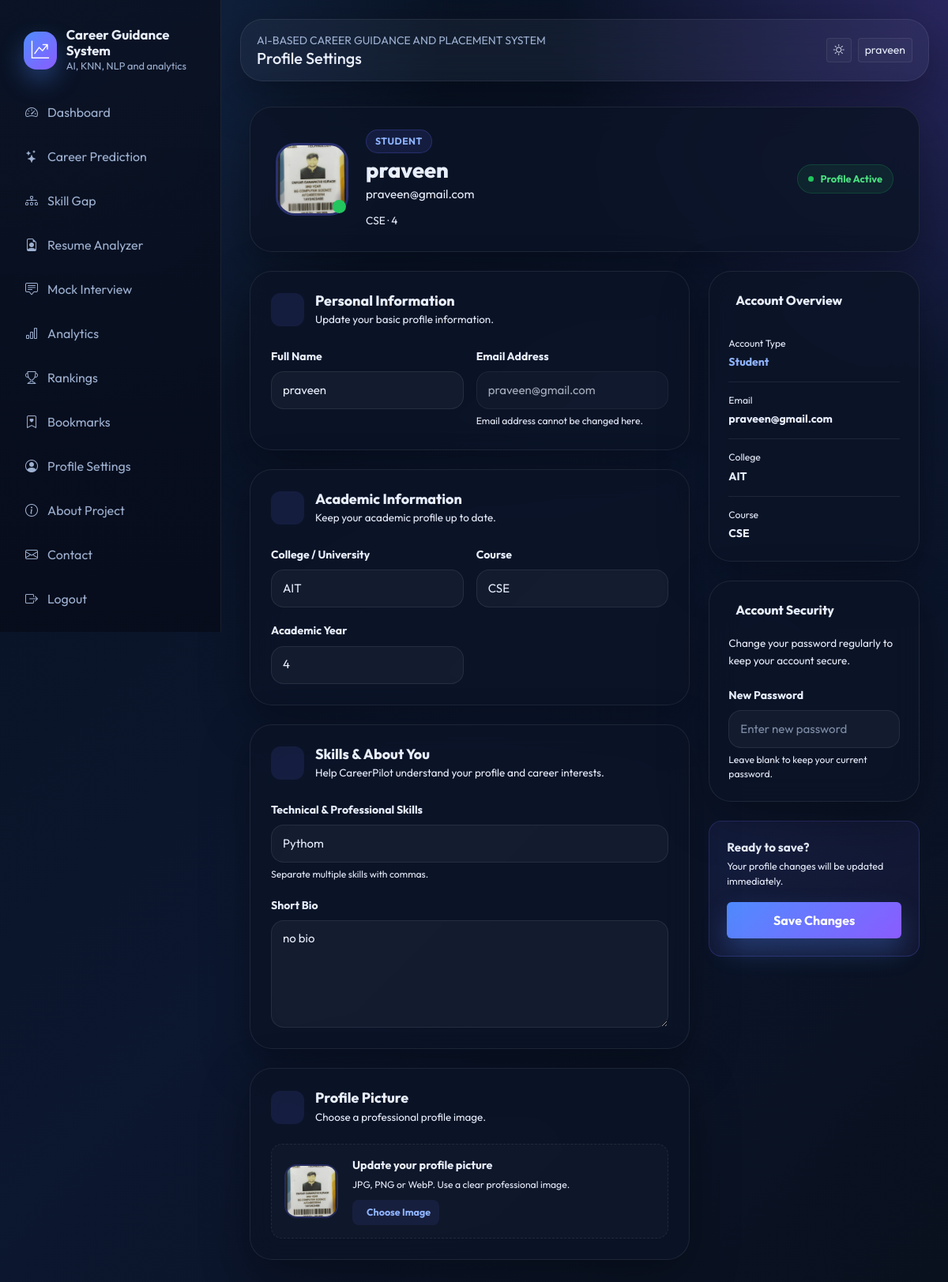
Before: /auth/profile (signed in) with the older database file.
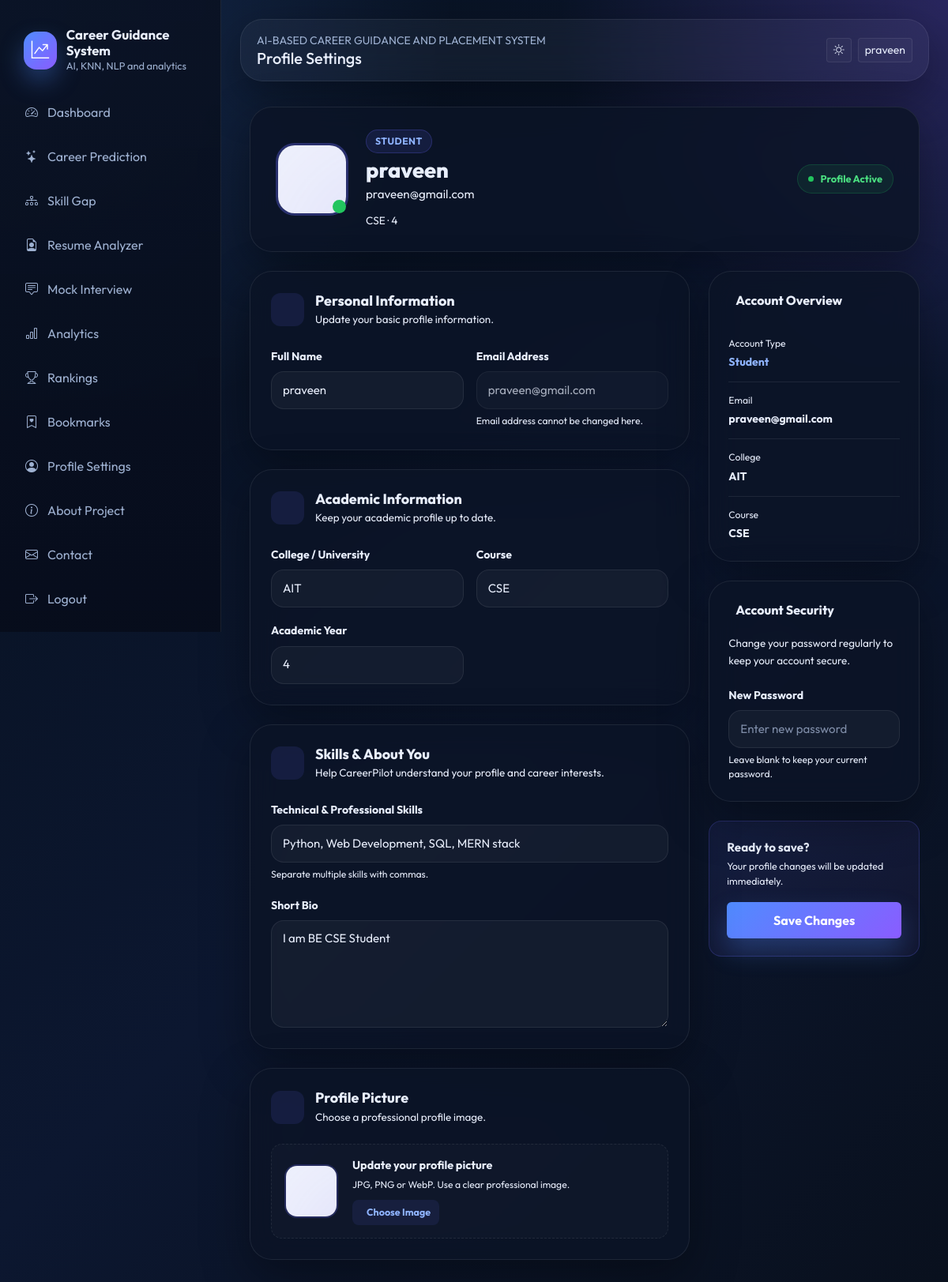
After: the same page with the newer database file.
### models/db_models.py (models this page shows, shortened)
class TimestampMixin:
    created_at = db.Column(db.DateTime, default=datetime.utcnow, nullable=False)
    updated_at = db.Column(db.DateTime, default=datetime.utcnow, onupdate=datetime.utcnow, nullable=False)

class User(UserMixin, TimestampMixin, db.Model):
    __tablename__ = "users"
    id = db.Column(db.Integer, primary_key=True)
    full_name = db.Column(db.String(120), nullable=False)
    email = db.Column(db.String(150), unique=True, nullable=False, index=True)
    password_hash = db.Column(db.String(255), nullable=False)
    role = db.Column(db.String(20), default="student", nullable=False)
    college = db.Column(db.String(150))
    course = db.Column(db.String(120))
    year = db.Column(db.String(20))
    bio = db.Column(db.Text)
    photo = db.Column(db.String(255), default="default-avatar.svg")
    skills_json = db.Column(db.Text)
    is_active = db.Column(db.Boolean, default=True, nullable=False)
    last_login = db.Column(db.DateTime)
    career_predictions = db.relationship("CareerPrediction", backref="user", lazy=True, cascade="all, delete-orphan")
    resumes = db.relationship("Resume", backref="user", lazy=True, cascade="all, delete-orphan")
    interviews = db.relationship("InterviewResult", backref="user", lazy=True, cascade="all, delete-orphan")
    gaps = db.relationship("SkillGapAnalysis", backref="user", lazy=True, cascade="all, delete-orphan")
    bookmarks = db.relationship("CareerBookmark", backref="user", lazy=True, cascade="all, delete-orphan")

### routes/auth.py (the view, shortened to what this page needs)
@auth_bp.route("/profile", methods=["GET", "POST"])
@login_required
def profile():
    profile_skills = ", ".join(json_loads(current_user.skills_json, []))
    return render_template("auth/profile.html", profile_skills=profile_skills)

### app.py (called while the page is built)
@login_manager.user_loader
def load_user(user_id):
    return User.query.get(int(user_id))

### utils/helpers.py (called while the page is built)
def json_loads(value, default=None):
    if not value:
        return default if default is not None else []
    try:
        return json.loads(value)
    except Exception:
        return default if default is not None else []

### templates/auth/profile.html (shortened to what this page needs)
{% extends "base.html" %}
{% block page_title %}Profile Settings{% endblock %}
{% block content %}
<div class="container py-4 profile-page">
  <div class="profile-hero glass-card mb-4">
    <div class="profile-hero-content">
      <div class="profile-avatar-wrapper">
        <img
          src="{{ url_for('static', filename='uploads/' ~ current_user.photo) }}"
          class="profile-avatar"
          alt="Profile photo"
        >
        <div class="profile-avatar-status"></div>
      </div>
      <div class="profile-identity">
        <div class="profile-role">
          {{ current_user.role|capitalize }}
        </div>
        <h2>{{ current_user.full_name }}</h2>
        <p>
          {{ current_user.email }}
        </p>
        {% if current_user.course %}
        <span class="profile-meta">
          {{ current_user.course }}
          {% if current_user.year %}
            · {{ current_user.year }}
          {% endif %}
        </span>
        {% endif %}
      </div>
    </div>
    <div class="profile-header-badge">
      <span class="profile-badge-dot"></span>
      Profile Active
    </div>
  </div>
  <form method="post"
        enctype="multipart/form-data"
        data-loading-form>
    <div class="row g-4 align-items-start">
      <div class="col-lg-8">
        <div class="glass-card profile-section mb-4">
          <div class="section-heading">
            <div class="section-icon">
            </div>
            <div>
              <h4>Personal Information</h4>
              <p>Update your basic profile information.</p>
            </div>
          </div>
          <div class="row g-3">
            <div class="col-md-6">
              <label class="form-label">Full Name</label>
              <input
                type="text"
                class="form-control"
                name="full_name"
                value="{{ current_user.full_name }}"
                placeholder="Enter your full name"
              >
            </div>
            <div class="col-md-6">
              <label class="form-label">Email Address</label>
              <input
                type="email"
                class="form-control"
                value="{{ current_user.email }}"
                disabled
              >
              <div class="field-help">
                Email address cannot be changed here.
              </div>
            </div>
          </div>
        </div>
        <div class="glass-card profile-section mb-4">
          <div class="section-heading">
            <div class="section-icon">
            </div>
            <div>
              <h4>Academic Information</h4>
              <p>Keep your academic profile up to date.</p>
            </div>
          </div>
          <div class="row g-3">
            <div class="col-md-6">
              <label class="form-label">College / University</label>
              <input
                type="text"
                class="form-control"
                name="college"
                value="{{ current_user.college or '' }}"
                placeholder="Enter your college"
              >
            </div>
            <div class="col-md-6">
              <label class="form-label">Course</label>
              <input
                type="text"
                class="form-control"
                name="course"
                value="{{ current_user.course or '' }}"
                placeholder="e.g. B.E. Computer Science"
              >
            </div>
            <div class="col-md-6">
              <label class="form-label">Academic Year</label>
              <input
                type="text"
                class="form-control"
                name="year"
                value="{{ current_user.year or '' }}"
                placeholder="e.g. 4th Year"
              >
            </div>
          </div>
        </div>
        <div class="glass-card profile-section mb-4">
          <div class="section-heading">
            <div class="section-icon">
            </div>
            <div>
              <h4>Skills & About You</h4>
              <p>Help CareerPilot understand your profile and career interests.</p>
            </div>
          </div>
          <div class="mb-3">
            <label class="form-label">
              Technical & Professional Skills
            </label>
            <input
              type="text"
              class="form-control"
              name="skills"
              value="{{ profile_skills }}"
              placeholder="Java, Python, React, SQL, Communication..."
            >
            <div class="field-help">
              Separate multiple skills with commas.
            </div>
          </div>
          <div>
            <label class="form-label">
              Short Bio
            </label>
            <textarea
              class="form-control profile-bio"
              name="bio"
              rows="5"
              placeholder="Tell us about your interests, strengths and career goals..."
            >{{ current_user.bio or '' }}</textarea>
          </div>
        </div>
        <div class="glass-card profile-section mb-4">
          <div class="section-heading">
            <div class="section-icon">
            </div>
            <div>
              <h4>Profile Picture</h4>
              <p>Choose a professional profile image.</p>
            </div>
          </div>
          <div class="profile-upload">
            <div class="upload-preview">
              <img
                src="{{ url_for('static', filename='uploads/' ~ current_user.photo) }}"
                alt="Current profile photo"
              >
            </div>
            <div class="upload-content">
              <strong>Update your profile picture</strong>
              <span>
                JPG, PNG or WebP. Use a clear professional image.
              </span>
              <label class="upload-button">
                Choose Image
              </label>
            </div>
          </div>
        </div>
      </div>
      <div class="col-lg-4">
        <div class="glass-card profile-sidebar-card mb-4">
          <div class="sidebar-title">
            Account Overview
          </div>
          <div class="account-item">
            <span>Account Type</span>
            <strong class="account-role">
              {{ current_user.role|capitalize }}
            </strong>
          </div>
          <div class="account-item">
            <span>Email</span>
            <strong>{{ current_user.email }}</strong>
          </div>
          {% if current_user.college %}
          <div class="account-item">
            <span>College</span>
            <strong>{{ current_user.college }}</strong>
          </div>
          {% endif %}
          {% if current_user.course %}
          <div class="account-item">
            <span>Course</span>
            <strong>{{ current_user.course }}</strong>
          </div>
          {% endif %}
        </div>
        <div class="glass-card profile-sidebar-card mb-4">
          <div class="sidebar-title">
            Account Security
          </div>
          <p class="security-text">
            Change your password regularly to keep your account secure.
          </p>
          <label class="form-label">
            New Password
          </label>
          <input
            type="password"
            class="form-control"
            name="password"
            placeholder="Enter new password"
          >
          <div class="field-help">
            Leave blank to keep your current password.
          </div>
        </div>
        <div class="profile-save-card">
          <div>
            <strong>Ready to save?</strong>
            <span>Your profile changes will be updated immediately.</span>
          </div>
          <button
            type="submit"
            class="btn btn-primary-gradient profile-save-btn"
          >
            Save Changes
          </button>
        </div>
      </div>
    </div>
  </form>
</div>
{% endblock %}

### templates/base.html (shortened to what this page needs)
<!doctype html>
<html lang="en">
<head>
  <link href="https://cdn.jsdelivr.net/npm/bootstrap@5.3.3/dist/css/bootstrap.min.css" rel="stylesheet">
  <link href="https://cdn.jsdelivr.net/npm/bootstrap-icons@1.11.3/font/bootstrap-icons.min.css" rel="stylesheet">
  <link rel="stylesheet" href="{{ url_for('static', filename='css/style.css') }}">
</head>
<body class="{% if current_user.is_authenticated %}app-shell{% else %}public-shell{% endif %}">
  {% if current_user.is_authenticated %}
  <aside class="sidebar d-none d-lg-block">
    <div class="brand">
      <div class="brand-mark"><i class="bi bi-graph-up-arrow"></i></div>
      <div>
        <div class="brand-title">Career Guidance System</div>
        <div class="brand-subtitle">AI, KNN, NLP and analytics</div>
      </div>
    </div>
    <div class="nav flex-column nav-pills">
      <a class="nav-link sidebar-link" href="{{ url_for('student.dashboard') }}"><i class="bi bi-speedometer2"></i>Dashboard</a>
      <a class="nav-link sidebar-link" href="{{ url_for('student.career_prediction') }}"><i class="bi bi-stars"></i>Career Prediction</a>
      <a class="nav-link sidebar-link" href="{{ url_for('student.skill_gap') }}"><i class="bi bi-diagram-3"></i>Skill Gap</a>
      <a class="nav-link sidebar-link" href="{{ url_for('student.resume_analyzer') }}"><i class="bi bi-file-earmark-person"></i>Resume Analyzer</a>
      <a class="nav-link sidebar-link" href="{{ url_for('student.mock_interview') }}"><i class="bi bi-chat-square-text"></i>Mock Interview</a>
      <a class="nav-link sidebar-link" href="{{ url_for('student.analytics') }}"><i class="bi bi-bar-chart"></i>Analytics</a>
      <a class="nav-link sidebar-link" href="{{ url_for('student.rankings') }}"><i class="bi bi-trophy"></i>Rankings</a>
      <a class="nav-link sidebar-link" href="{{ url_for('student.bookmarks') }}"><i class="bi bi-bookmark-heart"></i>Bookmarks</a>
      <a class="nav-link sidebar-link" href="{{ url_for('auth.profile') }}"><i class="bi bi-person-circle"></i>Profile Settings</a>
      <a class="nav-link sidebar-link" href="{{ url_for('main.about') }}"><i class="bi bi-info-circle"></i>About Project</a>
      <a class="nav-link sidebar-link" href="{{ url_for('main.contact') }}"><i class="bi bi-envelope"></i>Contact</a>
      <a class="nav-link sidebar-link" href="{{ url_for('auth.logout') }}"><i class="bi bi-box-arrow-right"></i>Logout</a>
    </div>
  </aside>
  {% endif %}
  <main class="main-content">
    <div class="topbar mb-4 d-flex flex-wrap align-items-center justify-content-between gap-3">
      <div>
        <div class="small text-uppercase text-muted">AI-Based Career Guidance and Placement System</div>
        <h5 class="mb-0">{% block page_title %}Dashboard{% endblock %}</h5>
      </div>
      <div class="d-flex align-items-center gap-2">
        <button class="btn btn-outline-soft btn-sm" type="button" data-theme-toggle></button>
        {% if current_user.is_authenticated %}
        <a href="{{ url_for('auth.profile') }}" class="btn btn-outline-soft btn-sm">{{ current_user.full_name }}</a>
        {% else %}
        <a href="{{ url_for('auth.login') }}" class="btn btn-outline-soft btn-sm">Login</a>
        <a href="{{ url_for('auth.register') }}" class="btn btn-primary-gradient btn-sm">Register</a>
        {% endif %}
      </div>
    </div>
    <div class="toast-container position-fixed top-0 end-0 p-3">
    </div>
    {% block content %}{% endblock %}
  </main>
</body>
</html>

Changed rows visible on the page:
changed User "praveen": photo: a different picture; bio "no bio" → "I am BE CSE Student"
Other visible differences:
form field skills: "Pythom" → "Python, Web Development, SQL, MERN stack"
